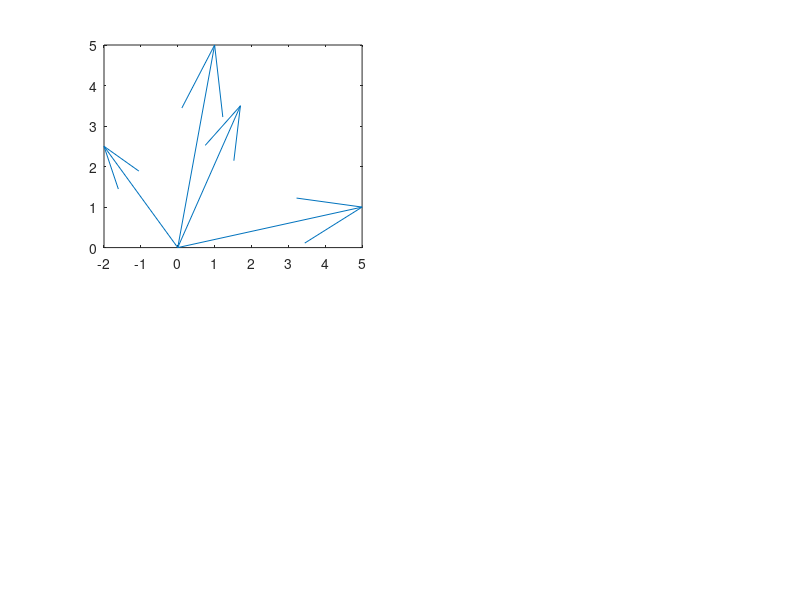

Reproduce this figure in MATLAB. (Note: this script raises an error after producing the figure.)


close all
clear
X=[1.7 3.5; 1 5; -2 2.5; 5 1 ];
[n,p]=size(X);
zern=zeros(n,1);
zerp=zeros(p,1);
% Etichette dei punti A, B, C, ....
labx=char((('A'+0):('A'+n-1))');

% NON NEL LIBRO: un modo alternativo per ottenere il char array 4x1 era
% labx=('A':'D')'


% lwd = Linewidth delle frecce associate agli assi
lwd=2;
% coloriginalaxis = colore degli assi originali
coloriginalaxis='r';
% colnewaxis = colore dei nuovi assi cartesiani
colnewaxis='k';

% fsize = FontSize delle label degli assi
fsize=14;
% kk = scalare che determina la lunghezza degli assi cartesiani
kk=5;

% base canonica (matrice identità)
E=eye(p);

%% Pannello in altro a sinistra: punti nello spazio originale
nr=2; nc=2;
subplot(nr,nc,1)
% quiver(zern,zern,X(:,1),X(:,2) traccia le frecce da 0,0 ai punti X(:,1) e
% X(:,2). Il terzo argomento di quiver settato su 'off' serve per fare in
% modo che la lunghezza delle frecce non venga riscalata in automatico.
quiver(zern,zern,X(:,1),X(:,2),'off')
textOrigCoo=labx+"=("+string(num2str(X(:,1),3))+...
    ","+string(num2str(X(:,2),3))+")";
% Gli spazi vuoti dentro textOrigCoo vengono eliminati
textOrigCoo=strrep(textOrigCoo," ","");
text(X(:,1),X(:,2),textOrigCoo,'HorizontalAlignment',...
    'left','Color',coloriginalaxis)
hold('on')
% Assi cartesiani base canonica
quiver(zerp,zerp,kk*E(:,1),kk*E(:,2),'off',...
    'LineWidth',lwd,'Color',coloriginalaxis)
% label degli assi della base canonica
labaxis=["e_1";"e_2"];
text(kk*E(:,1),kk*E(:,2),labaxis,'HorizontalAlignment','left','Color',...
    coloriginalaxis,'FontSize',fsize)
% scala uguale nei due assi
axis equal

%% Pannello in altro a destra: vettori nella nuova base 
% e coordinate dei punti nella nuova base
subplot(nr,nc,2)
quiver(zern,zern,X(:,1),X(:,2),'off')
% Nuova base
V=[ 0.5156   -0.8569;  0.8569    0.5156];
hold('on')
Vtra=V';
% Nuovi assi cartesiani ortogonali v_1 v_2
quiver(zerp,zerp,kk*Vtra(:,1),kk*Vtra(:,2), ...
    'off','LineWidth',lwd,'Color',colnewaxis)
% label degli assi
labnewaxis=["v_1";"v_2"];
text(kk*Vtra(:,1),kk*Vtra(:,2),labnewaxis,...
    'HorizontalAlignment','left', 'Color',colnewaxis,'FontSize',fsize)

% Y=X*V=Coordinate dei punti nel nuovo riferimento 
% ortogonale V(:,1), V(:,2)
Y=X*V;
textNewCoo=labx+"=("+ string(num2str(Y(:,1),3)) + ...
    "," + string(num2str(Y(:,2),3))+")";
textNewCoo=strrep(textNewCoo," ","");
% L'istruzione di seguito inserisce l'indicazione delle coordinate dei
% punti nel nuovo sistema di riferimento (le etichette vengono plottate in
% corrispondenza di X(:,1) e X(:,2) ossia delle vecchie coordinate)
text(X(:,1),X(:,2),textNewCoo,'Color',colnewaxis)
axis equal

%% Pannello in basso a sinistra: vettori nella nuova base 
subplot(nr,nc,3)
quiver(zern,zern,Y(:,1),Y(:,2),'off')
hold('on')
quiver(zerp,zerp,kk*E(:,1),kk*E(:,2), ...
    'off','LineWidth',lwd,'Color',colnewaxis)

text(Y(:,1),Y(:,2),textNewCoo,'Color',colnewaxis)
text(kk*E(:,1),kk*E(:,2),labnewaxis,...
    'HorizontalAlignment','left','Color', colnewaxis,'FontSize',fsize)
axis equal

%{
%% Nel pannello in basso a destra si aggiunge una spiegazione dei vari assi
% Osservazione: questo pannello non è stato inserito nel testo
subplot(nr,nc,4);
set(gca,'XTick','','YTick','','XTickLabel','','YTickLabel','')

c = uicontrol('Style','text','Units','normalized','FontSize',13);

msg={['Pannello in alto a sinistra: coordinate dei punti nello spazio originale',...
    ' (base canonica e1 e2). Pannello in alto a destra: rappresentazione dei nuovi' ...
    ' assi cartesiani v1 v2 e coordinate dei punti nel nuovo sistema di riferimento. ' ...
    'Pannello in basso a sinistra: rappresentazione dei punti nel nuovo sistema' ...
    ' di assi cartesiani v1 v2.']};
c.String=msg;
c.Position=[0.6 0.15 0.3 0.3];
wrappedtext = textwrap(c,c.String,60);
%}

% print -depsc figs\basecan.eps;